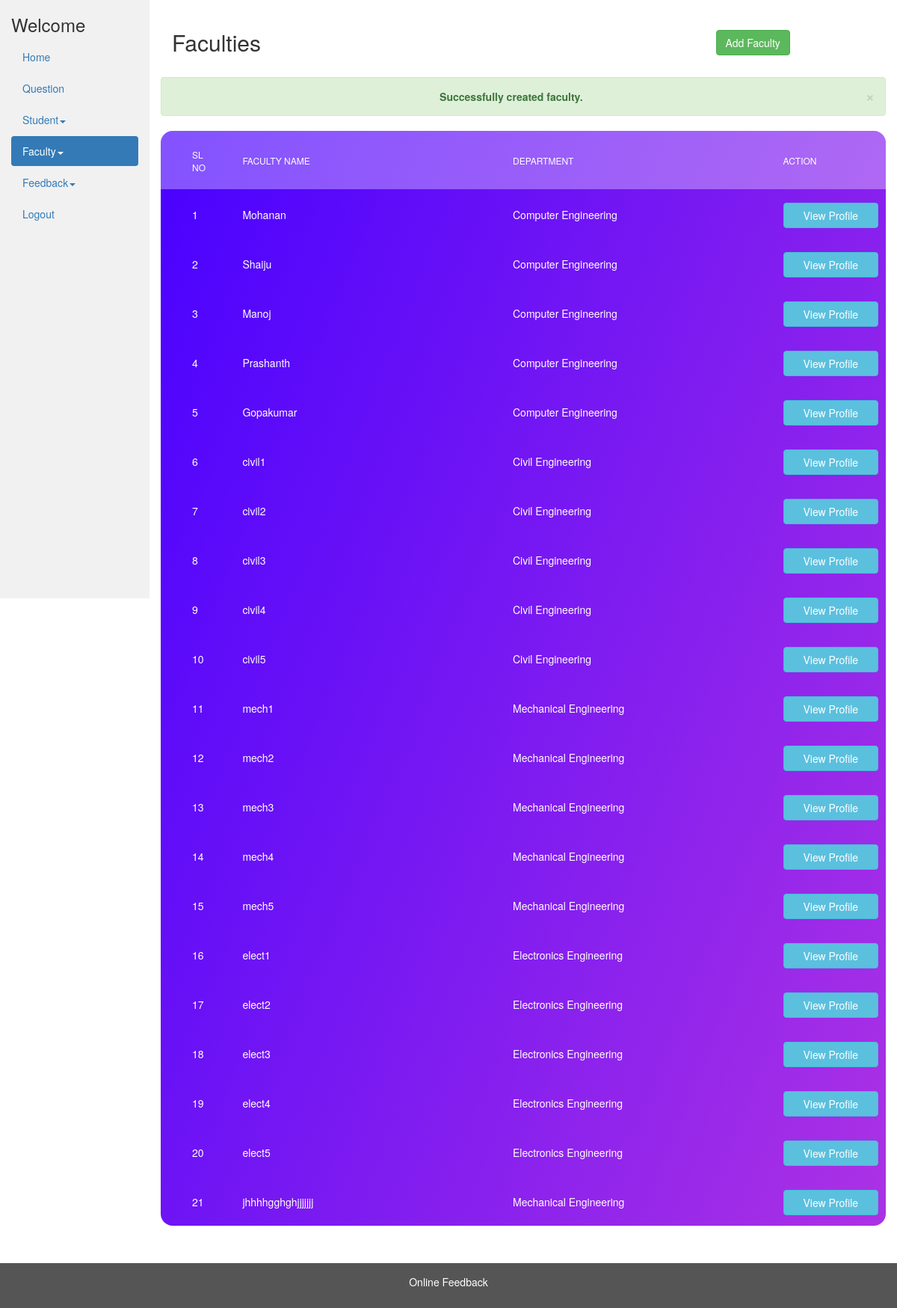
The app's page /admin/view_faculty.php?status=success with its own data.
### tables this page shows
CREATE TABLE IF NOT EXISTS `faculty` (
  `id` int(11) NOT NULL AUTO_INCREMENT,
  `name` varchar(30) NOT NULL,
  `emp_code` int(10) NOT NULL,
  `department_id` int(11) NOT NULL,
  `email` varchar(255) NOT NULL,
  `mobile` bigint(20) NOT NULL,
  `image` varchar(500) NOT NULL DEFAULT '../img/no_image.jpg',
  PRIMARY KEY (`id`),
  UNIQUE KEY `emp_code` (`emp_code`)
);

CREATE TABLE IF NOT EXISTS `department` (
  `id` int(11) NOT NULL,
  `name` varchar(250) NOT NULL,
  PRIMARY KEY (`id`)
);

### admin/view_faculty.php (the view, shortened to what this page needs)
<?php
include_once '../database/dbconfig.php';
?>
<!DOCTYPE html>
<html lang="en">
<head>
  <link rel="stylesheet" href="../css/bootstrap-3.4.1.min.css">
  <link rel="stylesheet" type="text/css" href="../css/main.css" />
</head>
<body>
  <div class="container-fluid">
    <div class="row content">
                <div class="col-sm-2 sidenav">
                    <h3>Welcome
                    </h3>
                    <ul class="nav nav-pills nav-stacked">
                        <li><a href="admin_dashboard.php">Home</a></li>
                        <li><a href="view_questions.php">Question</a></li>
                        <li>
                            <a href="#stud_sub-menu" data-toggle="collapse" data-parent="#main-menu">Student<span class="caret"></span></a>
                        </li>
                        <li class="active">
                            <a href="#fac_sub-menu" data-toggle="collapse" data-parent="#main-menu">Faculty<span class="caret"></span></a>
                        </li>
                        <li>
                            <a href="#feedsub-menu" data-toggle="collapse" data-parent="#main-menu">Feedback<span class="caret"></span></a>
                        </li>
                        <li><a href="../logout.php">Logout</a></li>
                    </ul><br>
                </div>
      <div class="col-sm-10">
        <br />
        <div class="container-fluid">
          <div class="row">
            <div class="col-md-9"><h2>Faculties</h2></div><br />
            <div class="col-md-3">
              <a href="add_faculty.php" class="btn btn-success">Add Faculty</a>
            </div>
          </div>
        </div>
        <br />
                <?php
                if(isset($_GET['status'])) {
                  if ($_GET['status'] == 'success') {
                    echo ('<div class="alert text-center alert-success alert-dismissible">
                    <a class="panel-close close" data-dismiss="alert">×</a>
                    <strong>Successfully created faculty.</strong>
                    </div>');
                  } elseif ($_GET['status'] == 'failed') {
                    echo ('<div class="alert text-center alert-danger alert-dismissible">
                    <a class="panel-close close" data-dismiss="alert">×</a>
                    <strong>Failed to update faculty.</strong>
                    </div>');
                  }
                }
?>
        <div class="table100 ver6 m-b-110">
          <table data-vertable="ver6" id="faculties">
            <thead>
              <tr class="row100 head">
                <th class="column100 column1" data-column="column1">
                  Sl No
                </th>
                <th class="column100 column2" data-column="column2">
                  Faculty Name
                </th>
                <th class="column100 column2" data-column="column2">
                  Department
                </th>
                <th class="column100 column3" data-column="column3">
                  Action
                </th>
              </tr>
            </thead>
            <tbody>
              <?php
$sql = 'SELECT * FROM `faculty`';
$result = mysqli_query($conn, $sql);
$count = 0;
while ($rows = mysqli_fetch_array($result)) {
    $count++;
    ?>
              <tr class="row100 data">
                <td class="column100 column1 value" data-column="column1">
                  <?php echo $count; ?>
                </td>
                <td class="column100 column2 value" data-column="column2">
                  <?php echo $rows['name']; ?>
                </td>
                <td class="column100 column2 value" data-column="column2">
                  <?php
$dep_sql = "select * from department where id = " . $rows['department_id'];
    $dep_result = mysqli_query($conn, $dep_sql);
    $dep_row = mysqli_fetch_array($dep_result);
    echo $dep_row['name'];?>
                </td>
                <td class="column100 column3" data-column="column3">
                  <a class="btn btn-block btn-info"
                    href="view_faculty_profile.php?faculty_id=<?php echo $rows['id'] ?>">View Profile</a>
                </td>
              </tr>
              <?php
}
?>
            </tbody>
          </table>
        </div>
      </div>
    </div>
  </div>
  <footer class="container-fluid" style="margin-top: 50px">
    <center>
      <p>Online Feedback</p>
    </center>
  </footer>
</body>
</html>

### css/main.css (style rules this page uses)
table { width: 100%; background-color: #fff; }
th, td { font-weight: unset; padding-right: 10px; }
.column100 { width: 130px; padding-left: 25px; }
.column100.column1 { width: 0px; padding-left: 42px; }
.column100.column2 { width: 300px; }
.row100.head th { padding-top: 24px; padding-bottom: 20px; }
.row100 td { padding-top: 18px; padding-bottom: 14px; }
.table100.ver6 { border-radius: 16px; overflow: hidden; background: #7918f2; background: -webkit-linear-gradient(-68deg, #ac32e4, #4801ff); background: -o-linear-gradient(-68deg, #ac32e4, #4801ff); background: -moz-linear-gradient(-68deg, #ac32e4, #4801ff); background: linear-gradient(-68deg, #ac32e4, #4801ff); }
.table100.ver6 table { background-color: transparent; }
.table100.ver6 td { font-size: 14px; color: #fff; line-height: 1.4; }
.table100.ver6 th { font-size: 12px; color: #fff; line-height: 1.4; text-transform: uppercase; background-color: rgba(255, 255, 255, 0.32); }

### admin/view_faculty.php (style rules this page uses)
.row.content { height: 800px; }
.sidenav { background-color: #f1f1f1; height: 100%; }
footer { background-color: #555; color: white; padding: 15px; }

### records on screen
faculty: name "Mohanan", department.name "Computer Engineering"
faculty: name "Shaiju", department.name "Computer Engineering"
faculty: name "Manoj", department.name "Computer Engineering"
faculty: name "Prashanth", department.name "Computer Engineering"
faculty: name "Gopakumar", department.name "Computer Engineering"
faculty: name "civil1", department.name "Civil Engineering"
faculty: name "civil2", department.name "Civil Engineering"
faculty: name "civil3", department.name "Civil Engineering"
faculty: name "civil4", department.name "Civil Engineering"
faculty: name "civil5", department.name "Civil Engineering"
faculty: name "mech1", department.name "Mechanical Engineering"
faculty: name "mech2", department.name "Mechanical Engineering"
faculty: name "mech3", department.name "Mechanical Engineering"
faculty: name "mech4", department.name "Mechanical Engineering"
faculty: name "mech5", department.name "Mechanical Engineering"
faculty: name "elect1", department.name "Electronics Engineering"
faculty: name "elect2", department.name "Electronics Engineering"
faculty: name "elect3", department.name "Electronics Engineering"
faculty: name "elect4", department.name "Electronics Engineering"
faculty: name "elect5", department.name "Electronics Engineering"
faculty: name "jhhhhgghghjjjjjjj", department.name "Mechanical Engineering"
